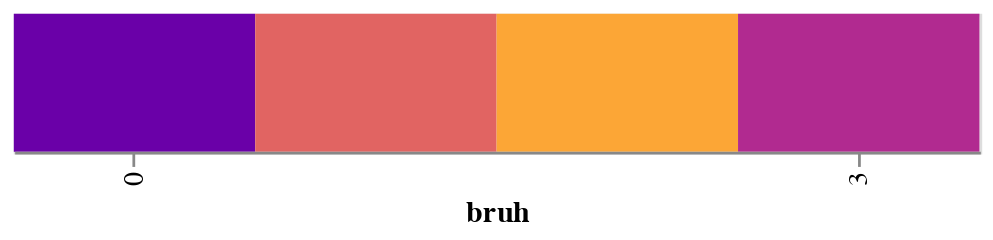

Write notebook code for a chart like this one.
### Code cell
alt.Chart(df_short).mark_rect().encode(
    x=alt.X('bruh:O', axis=alt.Axis(values=[0,3])), # values=[0,1,3] , tickCount=3, title='range')
    y=alt.Y('number:O', axis=None),
    color=alt.Color("color", scale=alt.Scale(scheme="plasma"), legend=None)).properties(height=50, width=350)

### Figure 1 — Vega-Lite specification as saved in the notebook (floating-point values rounded to 4 significant figures)
{"config": {"view": {"continuousWidth": 400, "continuousHeight": 300}}, "data": {"name": "data-38168dfd9192a96694a7e9cfdec361ba"}, "mark": "rect", "encoding": {"color": {"field": "color", "legend": null, "scale": {"scheme": "plasma"}, "type": "nominal"}, "x": {"axis": {"values": [0, 3]}, "field": "bruh", "type": "ordinal"}, "y": {"axis": null, "field": "number", "type": "ordinal"}}, "height": 50, "width": 350, "$schema": "https://vega.github.io/schema/vega-lite/v4.17.0.json", "datasets": {"data-38168dfd9192a96694a7e9cfdec361ba": [{"color": [12, 7, 134, 255], "number": 1, "labels": 0, "bruh": 0}, {"color": [61, 3, 155, 255], "number": 1, "labels": " ", "bruh": 1}, {"color": [98, 0, 166, 255], "number": 1, "labels": " ", "bruh": 2}, {"color": [133, 6, 166, 255], "number": 1, "labels": 888, "bruh": 3}]}}
